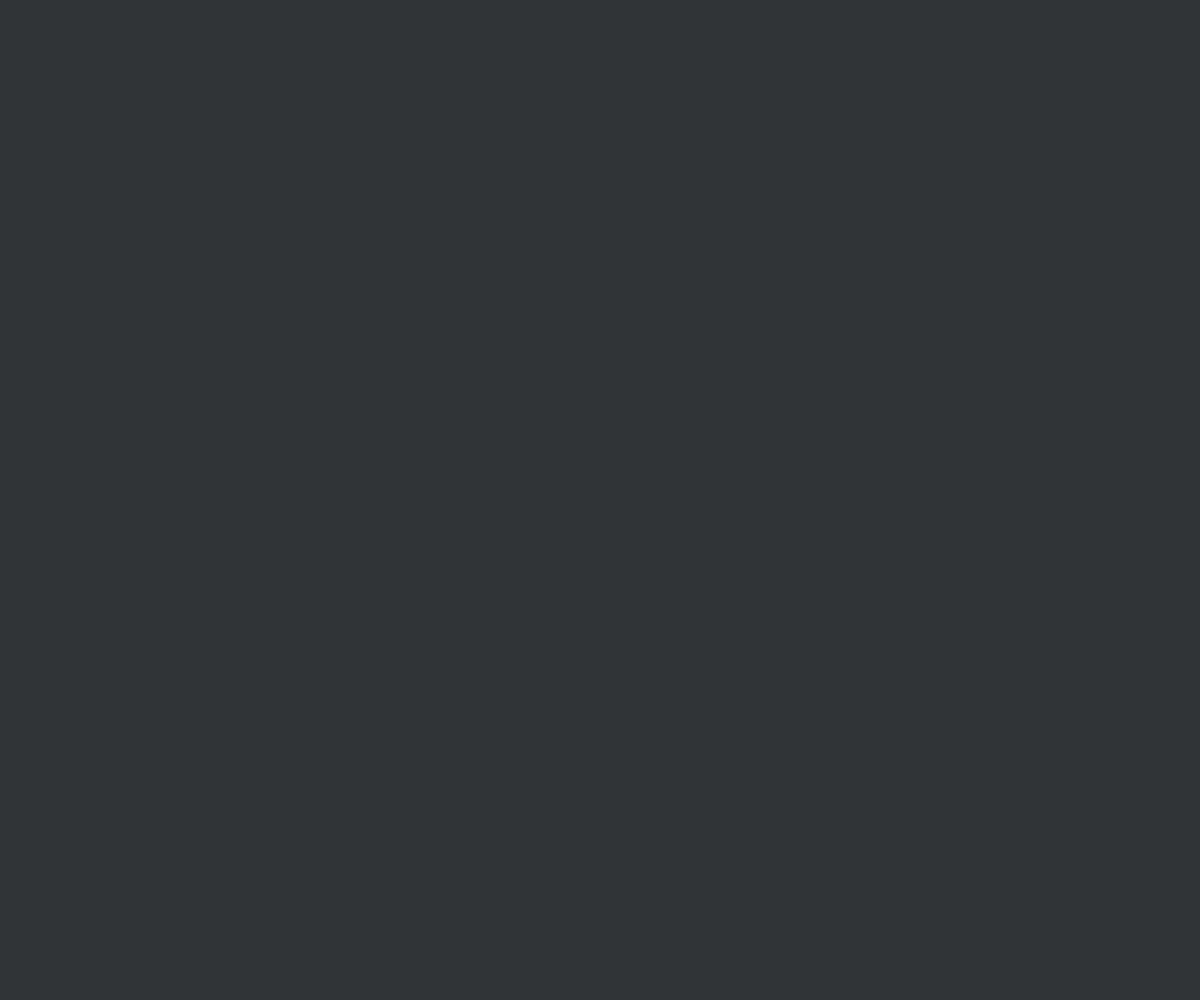
Frame 1 (no input)
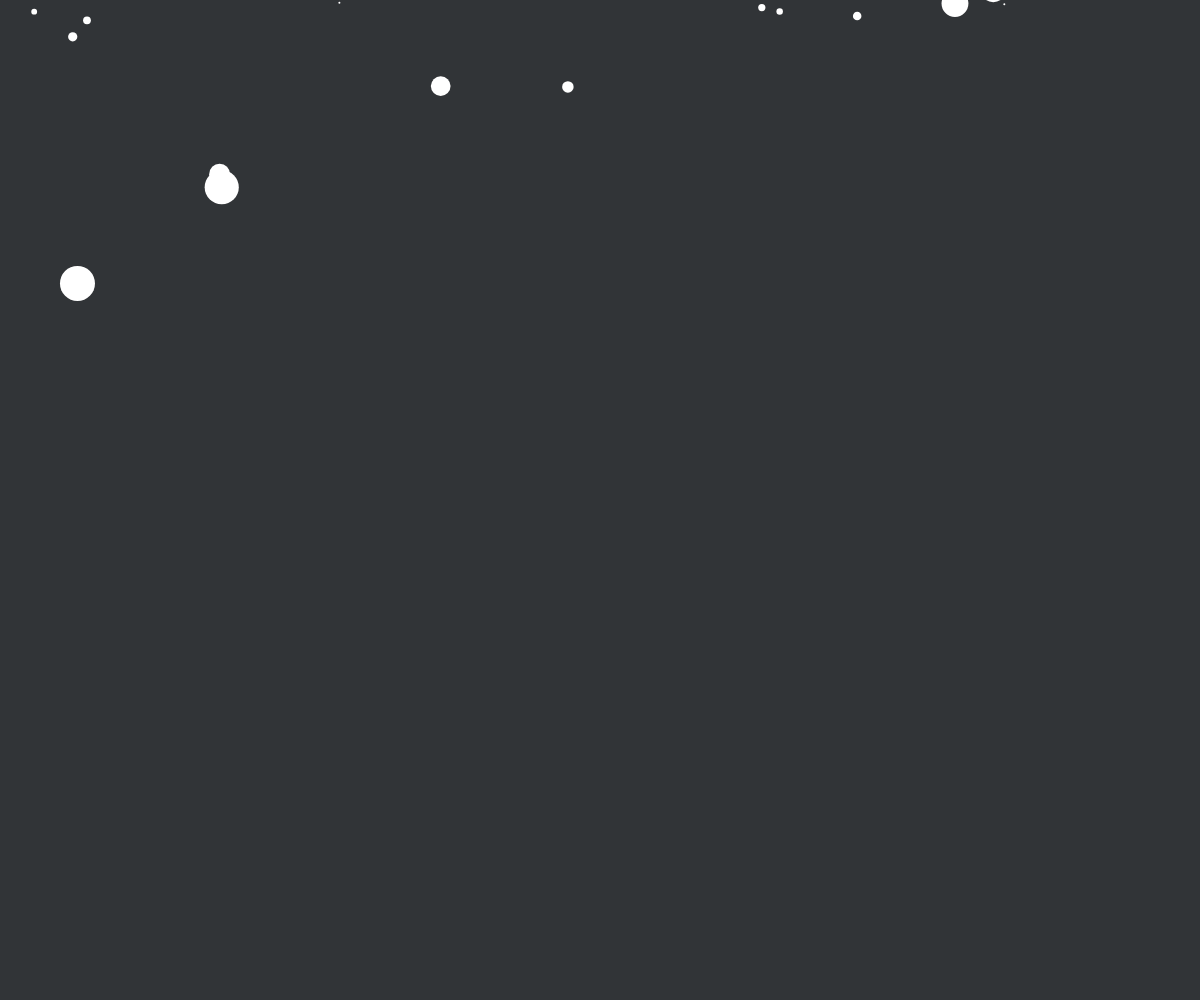
Frame 60 (no input)
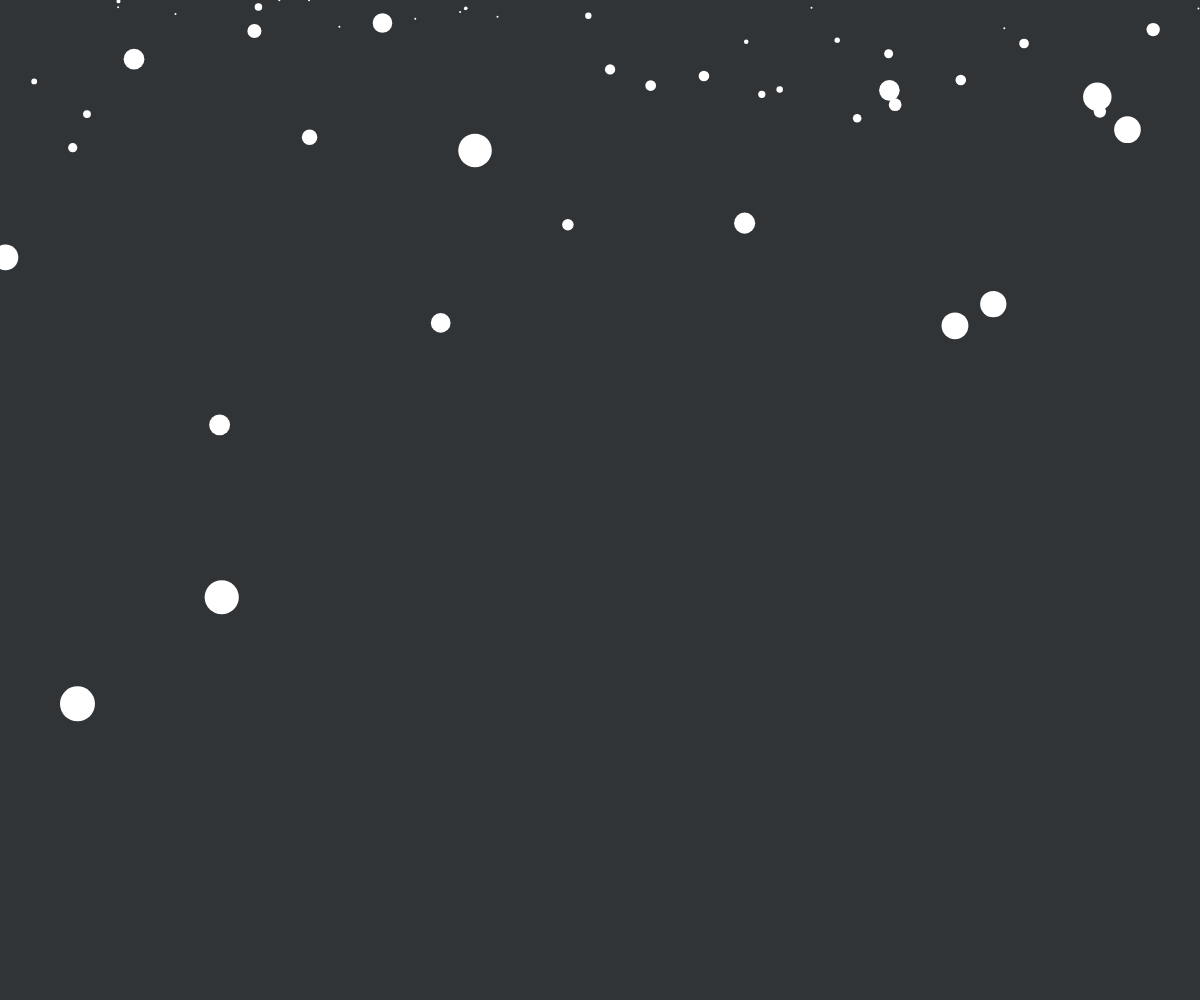
Frame 120 (the mouse pressed at the canvas centre since frame 60)

The p5.js sketch that drew these frames (run headless with seeded random() and noise() and a simulated clock; from frame 60 on, the mouse is pressed at the canvas centre):

// p5.js sketch
// ── sketch.js
// coding challenge 88 : Snow Fall --> step1

let snow = [];
let gravity;

function setup() {
	createCanvas(windowWidth, windowHeight);
	gravity = createVector(0, 0.03);
}

function draw() {
	background('#313437');
	snow.push(new Snowflake());

	for (flake of snow) {
		flake.applyForce(gravity);
		flake.update();
		flake.render();
	}

	for (let i = snow.length-1; i >= 0; i--) {
		if (snow[i].offScreen()) {
			snow.splice(i, 1);
		}
	}
}

// ── snowflake.js
function getRandomSize() {
  // while(true) {
  //   let r1 = random(1);
  //   let r2 = random(1);
  //   if (r2 > r1) {
  //     return r1*36;
  //   }
  // }
  // smaller solution :
  let r = pow(random(0, 1), 5);
  return constrain(r*36, 2, 36);
}


class Snowflake {

  constructor() {
    let x = random(width);
    let y = random(-100, -10);
    this.pos = createVector(x, y);
    this.vel = createVector(0, 0);
    this.acc = createVector();
    this.r = getRandomSize();
  }

  applyForce(force) {
    // Parallax Effect hack
    let f = force.copy();
    f.mult(this.r);
    this.acc.add(f);
  }

  update() {
    this.vel.add(this.acc);
    this.vel.limit(this.r * 0.2);
    this.pos.add(this.vel);
    this.acc.mult(0);
  }

  render() {
    stroke(255);
    strokeWeight(this.r);
    point(this.pos.x, this.pos.y);
  }

  offScreen() {
    return (this.pos.y > height + this.r);
  }
}
